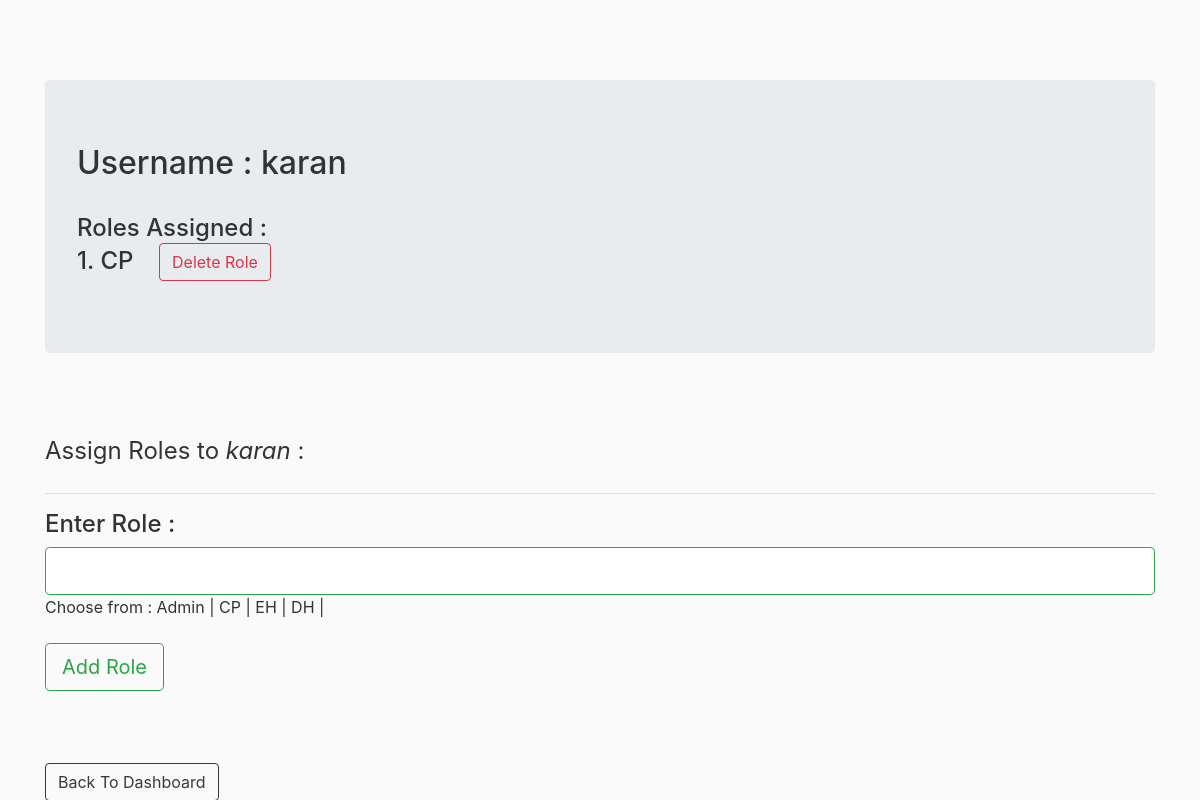
Page /add_roles/2 (signed in) on the committed database.
### rbac/models.py (models this page shows, shortened)
class User(db.Model, UserMixin):
    id = db.Column(db.Integer, primary_key=True)
    username = db.Column(db.String(120), unique=True, nullable=False)
    password = db.Column(db.String(60), nullable=False)
    roles = db.relationship('Role', secondary='user_roles')

class Role(db.Model):
    __tablename__ = 'roles'
    id = db.Column(db.Integer(), primary_key=True)
    name = db.Column(db.String(50), unique=True)

### rbac/routes.py (the view, shortened to what this page needs)
@app.route("/add_roles/<id>", methods=['GET','POST'])
@login_required
def add_roles(id):
    form = AddRoleForm()
    u = User.query.get(id)
    allroles = []
    allr = Role.query.all()
    for role in allr:
        allroles.append(role.name)
    return render_template('add_roles.html',form=form,u=u,roles=u.roles,allroles = allroles)

### rbac/forms.py
class AddRoleForm(FlaskForm):
    name = StringField('Role', validators=[DataRequired(), Length(min=2, max=20)])
    submit = SubmitField('Add Role')

### rbac/models.py (called while the page is built)
@login_manager.user_loader
def load_user(user_id):
    return User.query.get(int(user_id))

### rbac/templates/add_roles.html (shortened to what this page needs)
{% extends "layout.html" %}
{% block content %}
    <div class="jumbotron">
        <h2>Username : {{u.username}}</h2><br>
        <h4>Roles Assigned : <br>
            {% for role in roles %}
            {{loop.index}}. {{ role.name }}&nbsp; &nbsp; <a href="{{ url_for('delete_userrole',rid=role.id,uid=u.id) }}" class="btn btn-outline-danger" >Delete Role</a>
            <br>
            {% endfor %}
        </h4>
    </div>
    <br><br>
    <form action="" method="POST">
        <fieldset>
            <legend>Assign Roles to <i> {{ u.username }}</i> : </legend>
            <hr>
            <h4>Enter Role : </h4>
            {% if form.name.errors %}
                        {{ form.name(class="form-control form-control-lg is-invalid") }}
                        <div class="invalid-feedback">
                            {% for error in form.name.errors %}
                                <span> {{ error }} </span>
                            {% endfor %}
                        </div>
            {% else %}
                        {{ form.name(class="form-control form-control-lg is-valid") }}
            {% endif %}
            Choose from :
            {% for role in allroles %}
            {{ role }} |
            {% endfor %}
            <br><br>
            {{ form.submit(class="btn btn-outline-success btn-lg")}}
        </fieldset>
    </form>
    <br><br><br>
    <a href="{{ url_for('admin') }}" class="btn btn-outline-dark" >Back To Dashboard</a>
{% endblock content %}

### rbac/static/main.css (style rules this page uses)
body { background: #fafafa; color: #333333; margin-top: 5rem; }

### rows in the picture
User: username "karan"
Role: name "CP"
Role: name "Admin"
Role: name "EH"
Role: name "DH"
